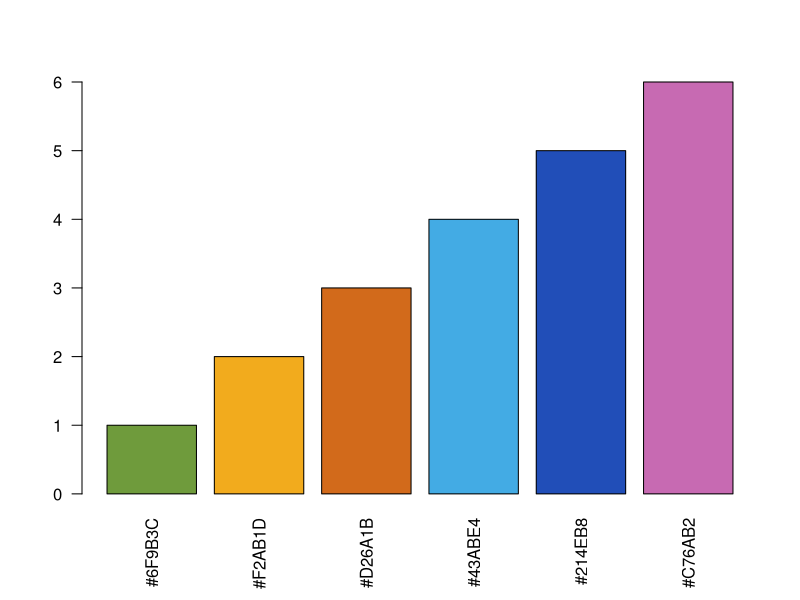
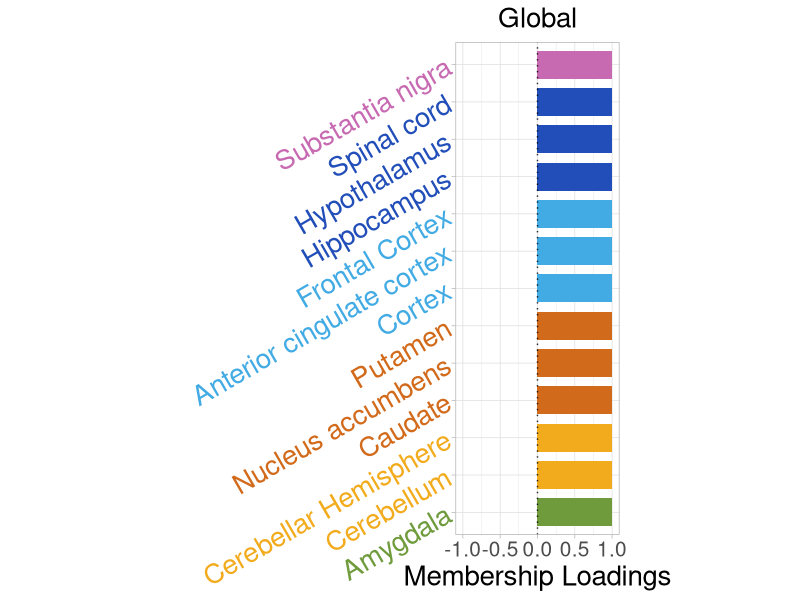

Generate these figures, in order, with R:
##### vertical barplots #####
### 03/12/21 ###

## Here is the example to make barplot for membership matrix U
## The code is originally used to plot a gene enrichment plot for the final project of BMI 826
## The original figure is an error bar figure using  geom_errorbar()

library(ggplot2)


# check the clustering result quickly
U = read.csv("output_r3rho1500/U_r3_rho1500.csv",header = TRUE)
rownames(U)=U[,1]
U=U[,-1]

brain_tissue_name=rownames(as.matrix(U))
r = 3
cluster_result =list()
for (i in 1:r) {
  cluster_result[[i]] = brain_tissue_name[ U[,i] != 0 ]
}
cluster_result[[(r+1)]] = brain_tissue_name[rowSums(U) == 0]
for (i in 1:(r+1)) {
  cat("This is cluster ",i, "\n", cluster_result[[i]], "\n")
}


## bar plot visualization

tissue_name = brain_tissue_name
tissue_name = gsub("Brain - ", "",tissue_name)
tissue_name = gsub("\\s*\\([^\\)]+\\)","",tissue_name)

U_df = data.frame(tissue_name = tissue_name, U1 = U[,1], U2 = U[,2],U3 = U[,3],U4=rep(1,13)) ## modify based on outputs
U_df$Tissues = rep(0,13)

#### modify based on outputs
U_df$Tissues[U_df$U1 > 0] = "Other Tissues"
U_df$Tissues[U_df$U1 < 0] = "Cortex"
U_df$Tissues[U_df$U2 < 0] = "Cerebellum"
U_df$Tissues[U_df$U2 > 0] = "Basal Ganglia"
U_df$Tissues[U_df$U3 > 0] = "Substantia nigra"
U_df$Tissues[U_df$U3 < 0] = "Amygdala"


U_df$Tissues = as.factor(U_df$Tissues)
U_df = U_df[order(U_df$Tissues),]

selected_color = c("#6F9B3C","#F2AB1D","#D26A1B","#43ABE4","#214EB8","#C76AB2")
# check the color
barplot(1:length(selected_color), col=as.character(selected_color), names.arg = selected_color, las=2) 
U_df$color = rep(0,13)

for (i in 1:length(levels(U_df$Tissues))) {
  U_df$color[ U_df$Tissues %in% levels(U_df$Tissues)[i]  ] = selected_color[i]
}

# for group 1
pdf("Figure/bar1.pdf",width=6,height=10)
gg1 = ggplot(U_df, aes(x = tissue_name, y = U4, fill = Tissues)) +
  geom_bar(stat="identity", width=0.75)+
  scale_fill_manual(values = selected_color) +
  #scale_colour_manual(values = c("#6F9B3C","#F2AB1D","#214EB8","#43ABE4","#7776BC","#C76AB2")) +
  scale_x_discrete(limits=c(U_df$tissue_name))+
  theme_light()+
  theme(
    aspect.ratio = 3/1,
    axis.text.y = element_text(size = 20, color = as.character(U_df$color),
                               angle = 30),
    axis.text.x = element_text(size = 15),
    axis.title.y = element_blank(),
    axis.title.x = element_text(size = 20),
    plot.title = element_text(hjust = 0.5,size = 20),
    legend.position = "none"
  )+
  ylim(-1,1) +
  ylab("Membership Loadings")+
  geom_hline(yintercept = 0, lty = "dotted", alpha = 0.8)+
  ggtitle(label = "Global") +
  coord_flip()

gg1
dev.off()



########### prepare node file for network plotting
Theta1=read.csv("output_r3rho1500/Theta_1_r3_rho1500.csv")
rownames(Theta1)=Theta1[,1]
Theta1=Theta1[,-1]
Theta2=read.csv("output_r3rho1500/Theta_2_r3_rho1500.csv")
rownames(Theta2)=Theta2[,1]
Theta2=Theta2[,-1]
Theta3=read.csv("output_r3rho1500/Theta_3_r3_rho1500.csv")
rownames(Theta3)=Theta3[,1]
Theta3=Theta3[,-1]

which(Theta2!=0,arr.ind=T)
